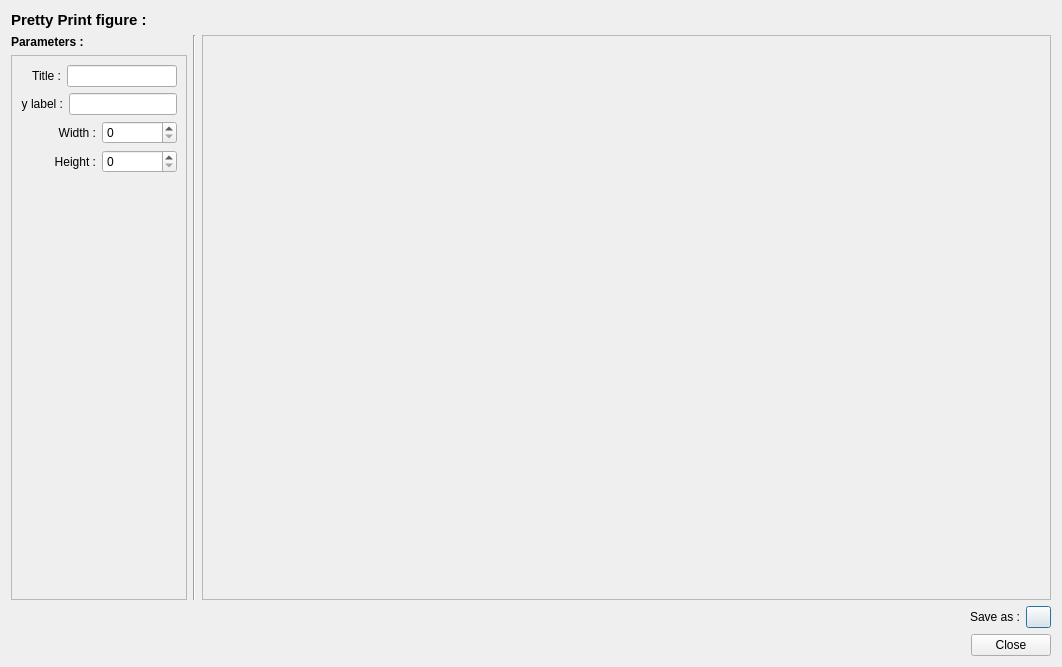
<?xml version="1.0" encoding="UTF-8"?>
<ui version="4.0">
 <class>dialog_pretty_print</class>
 <widget class="QDialog" name="dialog_pretty_print">
  <property name="geometry">
   <rect>
    <x>0</x>
    <y>0</y>
    <width>1062</width>
    <height>667</height>
   </rect>
  </property>
  <property name="windowTitle">
   <string>Pretty Print</string>
  </property>
  <layout class="QVBoxLayout" name="verticalLayout_3">
   <item>
    <widget class="QLabel" name="label_2">
     <property name="font">
      <font>
       <pointsize>11</pointsize>
       <bold>true</bold>
      </font>
     </property>
     <property name="text">
      <string>Pretty Print figure :</string>
     </property>
    </widget>
   </item>
   <item>
    <layout class="QHBoxLayout" name="horizontalLayout_key">
     <item>
      <layout class="QVBoxLayout" name="verticalLayout_2">
       <item>
        <widget class="QLabel" name="label_3">
         <property name="sizePolicy">
          <sizepolicy hsizetype="Maximum" vsizetype="Preferred">
           <horstretch>0</horstretch>
           <verstretch>0</verstretch>
          </sizepolicy>
         </property>
         <property name="font">
          <font>
           <bold>true</bold>
          </font>
         </property>
         <property name="text">
          <string>Parameters :</string>
         </property>
        </widget>
       </item>
       <item>
        <widget class="QScrollArea" name="scrollArea">
         <property name="sizePolicy">
          <sizepolicy hsizetype="Preferred" vsizetype="Expanding">
           <horstretch>0</horstretch>
           <verstretch>0</verstretch>
          </sizepolicy>
         </property>
         <property name="maximumSize">
          <size>
           <width>200</width>
           <height>16777215</height>
          </size>
         </property>
         <property name="widgetResizable">
          <bool>true</bool>
         </property>
         <widget class="QWidget" name="scrollAreaWidgetContents">
          <property name="geometry">
           <rect>
            <x>0</x>
            <y>0</y>
            <width>187</width>
            <height>533</height>
           </rect>
          </property>
          <layout class="QVBoxLayout" name="verticalLayout">
           <item>
            <layout class="QHBoxLayout" name="horizontalLayout">
             <item>
              <widget class="QLabel" name="label">
               <property name="text">
                <string>Title :</string>
               </property>
               <property name="alignment">
                <set>Qt::AlignRight|Qt::AlignTrailing|Qt::AlignVCenter</set>
               </property>
              </widget>
             </item>
             <item>
              <widget class="QLineEdit" name="lineEdit_title">
               <property name="maximumSize">
                <size>
                 <width>110</width>
                 <height>16777215</height>
                </size>
               </property>
              </widget>
             </item>
            </layout>
           </item>
           <item>
            <layout class="QHBoxLayout" name="horizontalLayout_5">
             <property name="topMargin">
              <number>0</number>
             </property>
             <item>
              <widget class="QLabel" name="label_7">
               <property name="text">
                <string>y label :</string>
               </property>
               <property name="alignment">
                <set>Qt::AlignRight|Qt::AlignTrailing|Qt::AlignVCenter</set>
               </property>
              </widget>
             </item>
             <item>
              <widget class="QLineEdit" name="lineEdit_y_label">
               <property name="maximumSize">
                <size>
                 <width>110</width>
                 <height>16777215</height>
                </size>
               </property>
              </widget>
             </item>
            </layout>
           </item>
           <item>
            <layout class="QHBoxLayout" name="horizontalLayout_2">
             <item>
              <widget class="QLabel" name="label_5">
               <property name="text">
                <string>Width :</string>
               </property>
               <property name="alignment">
                <set>Qt::AlignRight|Qt::AlignTrailing|Qt::AlignVCenter</set>
               </property>
              </widget>
             </item>
             <item>
              <widget class="QSpinBox" name="spinBox_width">
               <property name="maximum">
                <number>100000</number>
               </property>
              </widget>
             </item>
            </layout>
           </item>
           <item>
            <layout class="QHBoxLayout" name="horizontalLayout_4">
             <item>
              <widget class="QLabel" name="label_6">
               <property name="text">
                <string>Height :</string>
               </property>
               <property name="alignment">
                <set>Qt::AlignRight|Qt::AlignTrailing|Qt::AlignVCenter</set>
               </property>
              </widget>
             </item>
             <item>
              <widget class="QSpinBox" name="spinBox_height">
               <property name="maximum">
                <number>100000</number>
               </property>
              </widget>
             </item>
            </layout>
           </item>
           <item>
            <spacer name="verticalSpacer">
             <property name="orientation">
              <enum>Qt::Vertical</enum>
             </property>
             <property name="sizeHint" stdset="0">
              <size>
               <width>20</width>
               <height>40</height>
              </size>
             </property>
            </spacer>
           </item>
          </layout>
         </widget>
        </widget>
       </item>
      </layout>
     </item>
     <item>
      <widget class="Line" name="line">
       <property name="orientation">
        <enum>Qt::Vertical</enum>
       </property>
      </widget>
     </item>
     <item>
      <widget class="QScrollArea" name="scrollArea_figure">
       <property name="widgetResizable">
        <bool>true</bool>
       </property>
       <widget class="QWidget" name="scrollAreaWidgetContents_4">
        <property name="geometry">
         <rect>
          <x>0</x>
          <y>0</y>
          <width>834</width>
          <height>557</height>
         </rect>
        </property>
        <layout class="QVBoxLayout" name="verticalLayout_4">
         <item alignment="Qt::AlignHCenter|Qt::AlignVCenter">
          <widget class="QWidget" name="widget_size_controller" native="true">
           <property name="sizePolicy">
            <sizepolicy hsizetype="Fixed" vsizetype="Fixed">
             <horstretch>0</horstretch>
             <verstretch>0</verstretch>
            </sizepolicy>
           </property>
           <property name="minimumSize">
            <size>
             <width>0</width>
             <height>0</height>
            </size>
           </property>
           <property name="maximumSize">
            <size>
             <width>1000000</width>
             <height>1000000</height>
            </size>
           </property>
           <property name="baseSize">
            <size>
             <width>600</width>
             <height>400</height>
            </size>
           </property>
          </widget>
         </item>
        </layout>
       </widget>
      </widget>
     </item>
    </layout>
   </item>
   <item>
    <layout class="QHBoxLayout" name="horizontalLayout_3">
     <item>
      <spacer name="horizontalSpacer">
       <property name="orientation">
        <enum>Qt::Horizontal</enum>
       </property>
       <property name="sizeHint" stdset="0">
        <size>
         <width>40</width>
         <height>20</height>
        </size>
       </property>
      </spacer>
     </item>
     <item>
      <widget class="QLabel" name="label_4">
       <property name="text">
        <string>Save as :</string>
       </property>
      </widget>
     </item>
     <item>
      <widget class="QPushButton" name="pushButton_browse">
       <property name="maximumSize">
        <size>
         <width>25</width>
         <height>25</height>
        </size>
       </property>
       <property name="text">
        <string/>
       </property>
      </widget>
     </item>
    </layout>
   </item>
   <item>
    <widget class="QDialogButtonBox" name="buttonBox">
     <property name="orientation">
      <enum>Qt::Horizontal</enum>
     </property>
     <property name="standardButtons">
      <set>QDialogButtonBox::Close</set>
     </property>
    </widget>
   </item>
  </layout>
 </widget>
 <resources/>
 <connections>
  <connection>
   <sender>buttonBox</sender>
   <signal>accepted()</signal>
   <receiver>dialog_pretty_print</receiver>
   <slot>accept()</slot>
   <hints>
    <hint type="sourcelabel">
     <x>248</x>
     <y>254</y>
    </hint>
    <hint type="destinationlabel">
     <x>157</x>
     <y>274</y>
    </hint>
   </hints>
  </connection>
  <connection>
   <sender>buttonBox</sender>
   <signal>rejected()</signal>
   <receiver>dialog_pretty_print</receiver>
   <slot>reject()</slot>
   <hints>
    <hint type="sourcelabel">
     <x>316</x>
     <y>260</y>
    </hint>
    <hint type="destinationlabel">
     <x>286</x>
     <y>274</y>
    </hint>
   </hints>
  </connection>
 </connections>
</ui>
